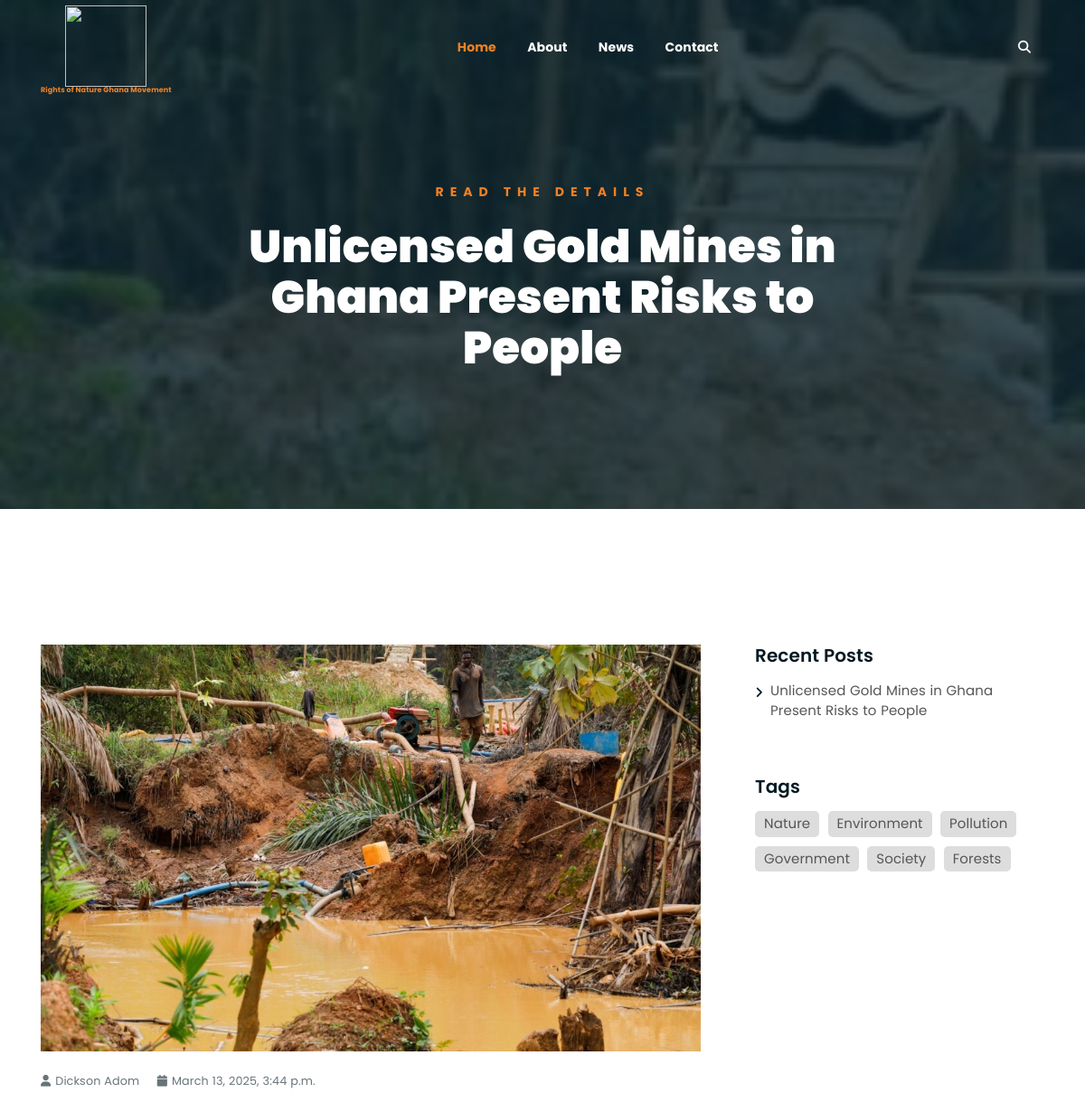
The app's page /singleNews/2 (upper part), older data.
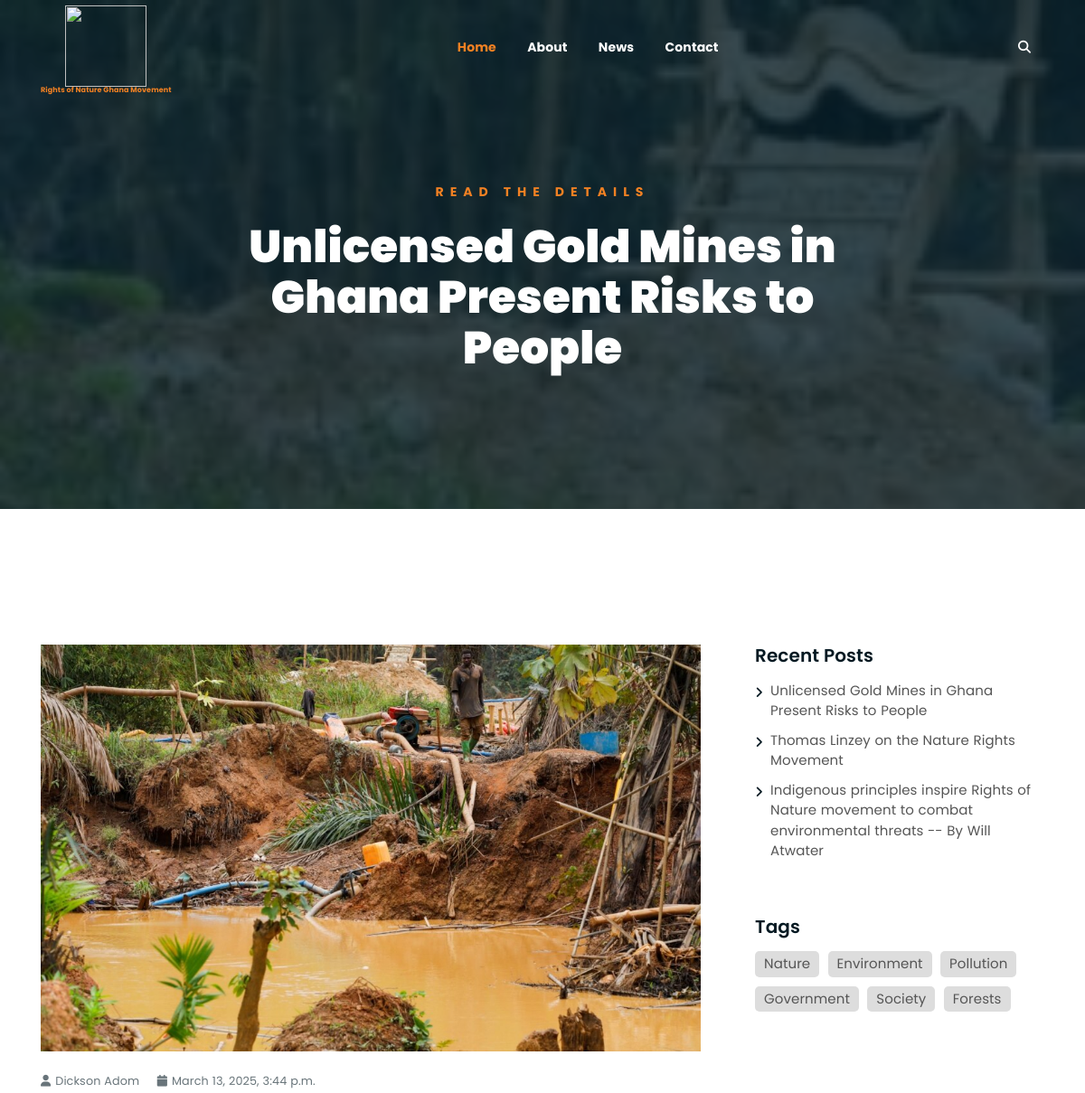
The same page, newer data.
### ronagapp/models.py (models this page shows, shortened)
class Post(models.Model):
    title = models.CharField(max_length = 150)
    paragraph1 = models.TextField(null=True, blank=True)
    paragraph2 = models.TextField(max_length = 100000, null=True, blank=True)
    paragraph3 = models.TextField(max_length = 100000, null=True, blank=True)
    paragraph4 = models.TextField(max_length = 100000, null=True, blank=True)
    paragraph5 = models.TextField(max_length = 100000, null=True, blank=True)
    paragraph6 = models.TextField(max_length = 100000, null=True, blank=True)
    image1 = models.ImageField(null=True, blank=True, upload_to="posts/")
    image2 = models.ImageField(null=True, blank=True, upload_to="posts/")
    image3 = models.ImageField(null=True, blank=True, upload_to="posts/")
    date = models.DateTimeField(_("Date"), auto_now=True)

### ronagapp/views.py (the view)
# urls.py: path("singleNews/<int:post_id>", views.singleNews, name="singleNews")
def singleNews(request, post_id):
    post = get_object_or_404(Post, pk=post_id)
    context = {"post": post, "posts": posts}
    return render(request, 'singleNews.html', context)

### templates/singleNews.html (shortened to what this page needs)
{% extends 'main.html' %}
{% load static %}
{% block content %}
	{% if post.image1 %}
		<div style="background-image: url('{{ post.image1.url }}'), url('{% static 'media/posts/{{post.image1.url}}.jpg' %}');" class="breadcrumb-section breadcrumb-bg">
	{% endif %}
		<div class="container">
			<div class="row">
				<div class="col-lg-8 offset-lg-2 text-center">
					<div class="breadcrumb-text">
						<p>Read the Details</p>
						<h1>{{post.title}}</h1>
					</div>
				</div>
			</div>
		</div>
	</div>
	<div class="mt-150 mb-150">
		<div class="container">
			<div class="row">
				<div class="col-lg-8">
					<div class="single-article-section">
						<div class="single-article-text">
							{% if post.image1 %}
							<div class="single-artcile-bg">
								<img style="height: 100%; width: 100%; object-fit: cover; object-position: center;" src="{{post.image1.url}}" alt="">
							</div>
							{% else %}
							<p></p>
							{% endif %}
							<p class="blog-meta">
								<span class="author"><i class="fas fa-user"></i>Dickson Adom</span>
								<span class="date"><i class="fas fa-calendar"></i>{{post.date}}</span>
							</p>
						</div>
					</div>
				</div>
				<div class="col-lg-4">
					<div class="sidebar-section">
						<div class="recent-posts">
							<h4>Recent Posts</h4>
							<ul>
								{% for post in posts %}
								<li><a href="{% url 'singleNews' post.id %}">{{post.title}}</a></li>
								{% endfor %}
							</ul>
						</div>
						<div class="tag-section">
							<h4>Tags</h4>
							<ul>
								<li><a href="{% url 'news' %}">Nature</a></li>
								<li><a href="{% url 'news' %}">Environment</a></li>
								<li><a href="{% url 'news' %}">Pollution</a></li>
								<li><a href="{% url 'news' %}">Government</a></li>
								<li><a href="{% url 'news' %}">Society</a></li>
								<li><a href="{% url 'news' %}">Forests</a></li>
							</ul>
						</div>
					</div>
				</div>
			</div>
		</div>
	</div>
{% endblock content %}

Row changes from the older to the newer data that the page shows:
added Post: title "Thomas Linzey on the Nature Rights Movement"
added Post: title "Indigenous principles inspire Rights of Nature movement to combat environmental threats -- By Will Atwater"
